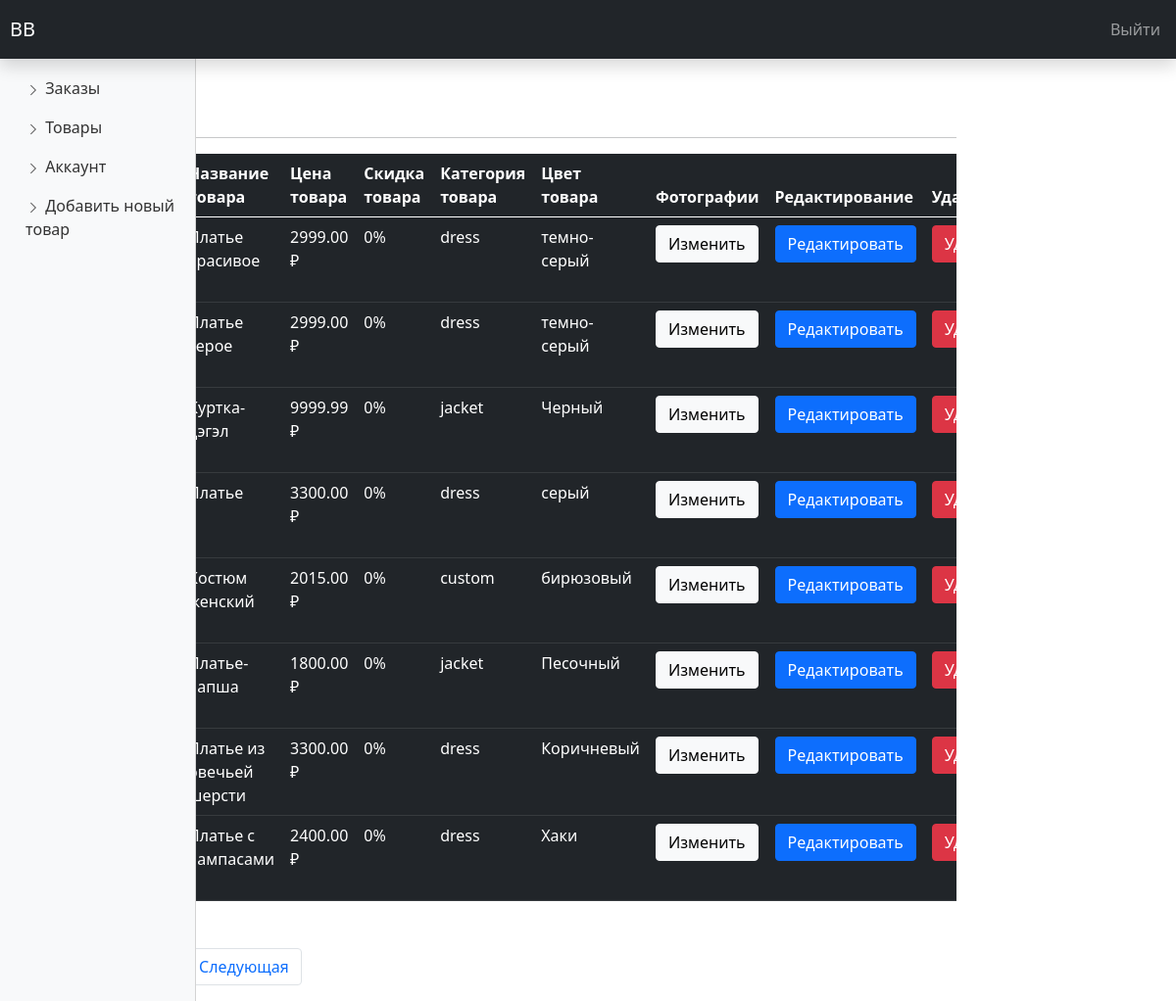
/admin/products.php, run on the app's committed database.
### tables this page shows
CREATE TABLE `products` (
  `product_id` int(11) NOT NULL,
  `product_name` varchar(100) NOT NULL,
  `product_category` varchar(108) NOT NULL,
  `product_description` varchar(255) NOT NULL,
  `product_image` varchar(255) NOT NULL,
  `product_image2` varchar(255) DEFAULT NULL,
  `product_image3` varchar(255) DEFAULT NULL,
  `product_image4` varchar(255) DEFAULT NULL,
  `product_price` decimal(8,2) NOT NULL,
  `product_special_offer` int(2) DEFAULT NULL,
  `product_color` varchar(108) DEFAULT NULL
);

### admin/products.php (the view, shortened to what this page needs)
<?php
include('../server/connection.php')
?>
<!DOCTYPE html>
<html lang="en">
<head>
    <link rel="stylesheet" href="https://stackpath.bootstrapcdn.com/bootstrap/5.0.0-alpha1/css/bootstrap.min.css">
    <link rel="stylesheet" href="dashboard.css">
</head>
<body>
    <nav class="navbar navbar-dark fixed-top bg-dark flex-md-nowrap p-0 shadow">
        <a class="navbar-brand col-sm-3 col-md-2 mr-0" href="#">BB</a>
        <ul class="navbar-nav px-3">
            <li class="nav-item text-nowrap">
                <a class="nav-link" href="#">Выйти</a>
            </li>
        </ul>
    </nav>
<?php
if(isset($_GET['page_no'])&& $_GET['page_no'] !=""){
    $page_no =$_GET['page_no'];
  }else{
    $page_no =1;
  }
  $stmt1 =$conn->prepare("SELECT COUNT(*) AS total_records FROM products");
  $stmt1->execute();
  $stmt1->bind_result($total_records);
  $total_records_per_page = 8;
  $offset =($page_no-1) * $total_records_per_page;
  $total_no_of_pages =ceil($total_records/$total_records_per_page);
  $stmt2 =$conn->prepare("SELECT * FROM products limit $offset,$total_records_per_page");
  $stmt2->execute();
  $products=$stmt2->get_result();
?>
    <div class="container-fluid">
        <div class="row">
<?php      include('sidemenu.php')    ?>
            <main role="main" class="col-md-9 ml-sm-auto col-lg-10 px-4">
                <h3>Товары</h3>
                <hr>
                <div class="table-responsive">
                    <table class="table table-dark">
                        <thead>
                            <tr>
                                <th scope="col">ID товара</th>
                                  <th scope="col">Фото товара</th>
                                <th scope="col">Название товара</th>
                                <th scope="col">Цена товара</th>
                                <th scope="col">Скидка товара</th>
                                <th scope="col">Категория товара</th>
                                <th scope="col">Цвет товара</th>
                                <th scope="col">Фотографии</th>
                                <th scope="col">Редактирование</th>
                                <th scope="col">Удаление</th>
                            </tr>
                        </thead>
                        <tbody>
                            <?php  foreach($products as $product) {?>
                            <tr>
                          <td><?php echo $product['product_id'] ?></td>
                                <td><img  src="<?php echo "../assets/css/js/images/". $product['product_image'];?>" style="width: 70px; height:70px; "/> </td>
                                <td><?php    echo $product['product_name'];?></td>
                                <td><?php     echo $product['product_price'];?> ₽</td>
                                <td><?php    echo $product['product_special_offer'];?>%</td>
                                <td><?php     echo $product['product_category'];?></td>
                                <td><?php     echo $product['product_color'];?></td>
                                <td><a href="<?php echo "edit_images.php?product_id=". $product['product_id']."&product_name".$product['product_name'];?>" class="btn btn-light">Изменить </a></td>
                                <td><a href="edit_product.php?product_id=<?php echo $product['product_id']?>" class="btn btn-primary">Редактировать</a></td>
                                <td><a href="delete_product.php?product_id=<?php echo $product['product_id']?>" class="btn btn-danger">Удалить</a></td>
                            </tr>
                            <?php }?>
                        </tbody>
                    </table>
                    <nav aria-label="Page navigation example">
      <ul class="pagination mt-5">
        <li class="page-item <?php if($page_no<=1){echo 'disabled';} ?>">
        <a href="<?php if($page_no<=1){echo '#';}else{echo "?page_no=".($page_no-1);} ?>" class="page-link">Прошлая</a>
      </li>
        <li class="page-item"><a href="?page_no=1" class="page-link">1</a></li>
        <li class="page-item"><a href="?page_no=2"class="page-link">2</a></li>
        <li class="page-item  <?php if($page_no >= $total_no_of_pages){echo 'disabled';}?>">
        <a href="<?php if($page_no>=$total_no_of_pages){echo '#';}else{echo "?page_no=".($page_no+1);} ?>" class="page-link">Следующая</a></li>
      </ul>
    </nav>
                </div>
            </main>
        </div>
    </div>
</body>
</html>

### admin/dashboard.css (style rules this page uses)
main { padding-top: 90px; }
.navbar-brand { margin:10px; }

### data on the page
products: product_name "Платье красивое", product_price "2999.00", product_special_offer "0", product_category "dress", product_color "темно-серый"
products: product_name "Платье серое", product_price "2999.00", product_special_offer "0", product_category "dress", product_color "темно-серый"
products: product_name "Куртка-дэгэл", product_price "9999.99", product_special_offer "0", product_category "jacket", product_color "Черный"
products: product_name "Платье", product_price "3300.00", product_special_offer "0", product_category "dress", product_color "серый"
products: product_name "Костюм женский", product_price "2015.00", product_special_offer "0", product_category "custom", product_color "бирюзовый"
products: product_name "Платье-лапша", product_price "1800.00", product_special_offer "0", product_category "jacket", product_color "Песочный"
products: product_name "Платье из овечьей шерсти", product_price "3300.00", product_special_offer "0", product_category "dress", product_color "Коричневый"
products: product_name "Платье с лампасами", product_price "2400.00", product_special_offer "0", product_category "dress", product_color "Хаки"
